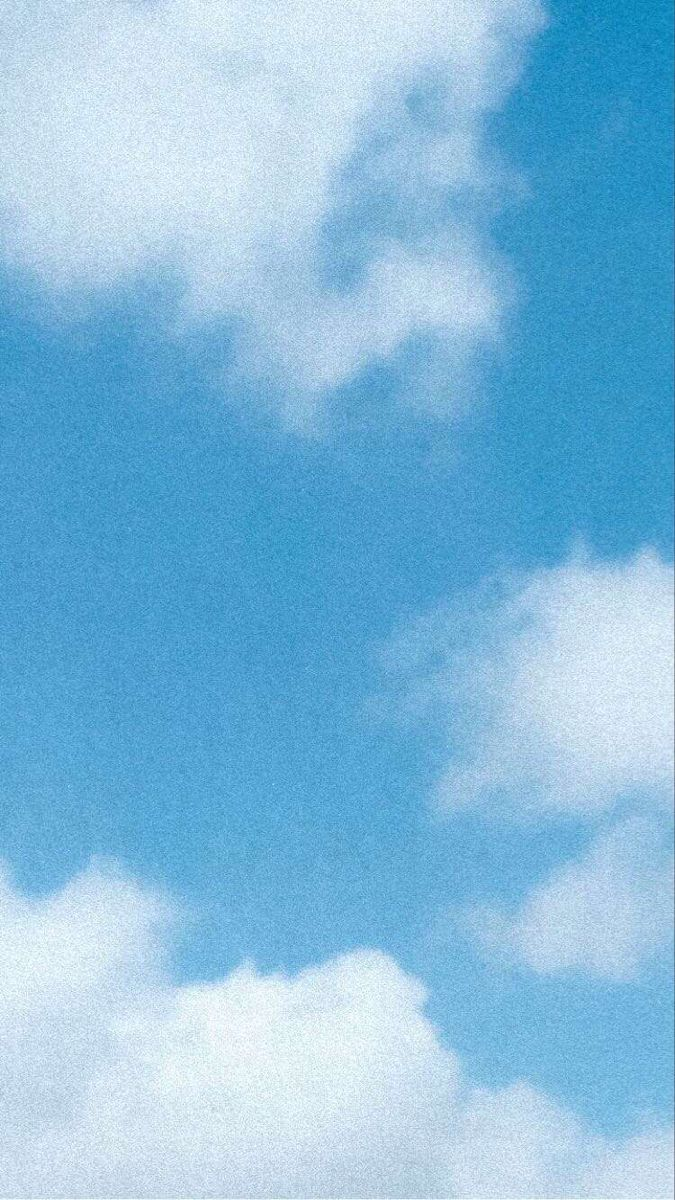
#> input picture client/assets/bg/source/sky.jpg, 675 x 1200 px
$ python generate-clouds.py
#> lines starting #> are read from the running program, lines starting #| are printed output that depends on the picture
#!/usr/bin/env python3
"""
Generates the cloud layers used by the glass surfaces in `src/index.css`.

    python3 client/assets/bg/generate-clouds.py

Outputs, all RGBA PNGs:

    clouds-wide.png    1600x260   — the floating nav bar
    clouds-card.png     900x460   — panel headers and large surfaces
    clouds-auth.png     900x700   — the auth card
    clouds-soft.png     640x320   — drawn, not photographic; small cards

A CLOUD IS NOT THE WHITE PART
-----------------------------
The first version of this script masked the sky down to its bright pixels and
composited them as white. On a glass card — which is already 97% white — that
is white on white, and the result was invisible.

What makes a cloud legible is not the cloud. It is the blue *between* the
clouds. So these layers keep the whole sky, both the cloud and the gaps, and
carry it at low opacity: the gaps tint the card faintly blue, the clouds leave
it near-white, and the shapes appear as the difference between the two. The
layer is a rectangle rather than a cut-out, feathered at its edges so it can be
scaled or repositioned without showing where its bitmap stops.

TWO KINDS OF CLOUD
------------------
The photographic layers are cut from the same photograph as the page field, so
a card and the page behind it are lit by the same light — that is the whole
reason to use the real image rather than draw one. But a photograph carries
detail, and detail inside a 200px card competes with the content in it.

So the small-surface variant is drawn: same palette, same falloff, built from
summed radial blobs, with no structure to notice. It reads as cloud at a glance
and as nothing at all on inspection, which is what a background behind a data
table has to do.

THE PEAKS ARE A CONTRAST BUDGET
-------------------------------
Body copy sits on these surfaces. Each layer is composited onto the glass
colour it will actually be used over, and its peak opacity is solved — not
chosen — as the largest value that keeps the lightest text token in the system
at or above `MIN_RATIO` over the darkest resulting pixel.

Raising a peak by hand will break that. Change `MIN_RATIO` or a `CEILING` and
let the solver re-derive.
"""

from pathlib import Path

import numpy as np
from PIL import Image, ImageFilter

HERE = Path(__file__).resolve().parent
SRC = HERE / "source"

# The surface each layer is composited over when its opacity is solved.
#
# This is `--glass-tint` (0.72) white over the DARKEST pixel of the page field
# (#F0E3E4, in the warm corner) — not over the lightest, and not over an
# idealised white. Both of those were tried and both were wrong: the whole
# point of solving rather than eyeballing is that the number has to hold in the
# worst case that actually occurs on screen, and the worst case is a panel
# sitting in the maroon corner.
#
# Mirrors `--glass-tint` in index.css. If that token changes, this changes.
GLASS = np.array([0.983, 0.969, 0.970], dtype=np.float32)

# The reference text colour, and it is deliberately not `ink-500`.
#
# `ink-500` (#5D6672, L 0.1304) is the lightest *neutral* text, which made it
# the obvious choice and made it the wrong one. Three status colours are
# lighter still — `clay-500`, `good-500` and `warn-500` all sit at L 0.1350,
# having each been darkened to precisely the page's contrast floor in the
# previous revision. Solving against ink-500 therefore passed ink-500 and
# failed all three by about 0.15 of a ratio point.
#
# So the reference is the lightest text token in the system, whichever that
# is: clay-500. Everything darker follows for free.
REFERENCE_TEXT = np.array([0x99, 0x53, 0x4F], dtype=np.float32) / 255

# A hair above the 4.5 threshold. The margin covers JPEG quantisation in the
# field beneath, and the difference between the nav's tint and a panel's.
MIN_RATIO = 4.62

# Ceilings. The solver will not exceed these even if contrast allows, because
# past this point the cloud stops being ambient and starts being a picture.
CEILING = {"wide": 0.30, "card": 0.16, "auth": 0.34, "soft": 0.15}


def srgb_to_linear(c: np.ndarray) -> np.ndarray:
    c = np.clip(c, 0.0, 1.0)
    return np.where(c <= 0.04045, c / 12.92, ((c + 0.055) / 1.055) ** 2.4)


def luminance(rgb: np.ndarray) -> np.ndarray:
    lin = srgb_to_linear(rgb)
    return 0.2126 * lin[..., 0] + 0.7152 * lin[..., 1] + 0.0722 * lin[..., 2]


def fill(im: Image.Image, w: int, h: int, focus: float = 0.5) -> Image.Image:
    """Cover-crop. `focus` is the vertical centre of the crop, 0 = top."""
    r = max(w / im.width, h / im.height)
    im = im.resize((int(im.width * r) + 1, int(im.height * r) + 1), Image.LANCZOS)
    left = (im.width - w) // 2
    top = int(np.clip((im.height - h) * focus, 0, im.height - h))
    return im.crop((left, top, left + w, top + h))


def feather(w: int, h: int, fx_frac: float = 0.14, fy_frac: float = 0.18) -> np.ndarray:
    yy, xx = np.mgrid[0:h, 0:w]
    fx = np.clip(np.minimum(xx, w - 1 - xx) / (w * fx_frac), 0, 1)
    fy = np.clip(np.minimum(yy, h - 1 - yy) / (h * fy_frac), 0, 1)
    return (fx * fx * (3 - 2 * fx)) * (fy * fy * (3 - 2 * fy))


def solve_peak(rgb: np.ndarray, mask: np.ndarray, ceiling: float) -> float:
    """
    Largest peak opacity that keeps REFERENCE_TEXT at MIN_RATIO over the
    darkest composited pixel. Bisection, because luminance is not linear in
    opacity.
    """
    l_text = luminance(REFERENCE_TEXT.reshape(1, 1, 3))[0, 0]

    def ok(peak: float) -> bool:
        a = (mask * peak)[..., None]
        comp = rgb * a + GLASS * (1 - a)
        l_bg = luminance(comp).min()
        return (l_bg + 0.05) / (l_text + 0.05) >= MIN_RATIO

    if ok(ceiling):
        return ceiling
    lo, hi = 0.0, ceiling
    for _ in range(40):
        mid = (lo + hi) / 2
        if ok(mid):
            lo = mid
        else:
            hi = mid
    return lo


def write(rgb: np.ndarray, mask: np.ndarray, ceiling: float, path: Path, name: str) -> None:
    peak = solve_peak(rgb, mask, ceiling)
    alpha = mask * peak
    out = np.concatenate([rgb, alpha[..., None]], axis=-1)
    Image.fromarray((np.clip(out, 0, 1) * 255).round().astype(np.uint8), "RGBA").save(path, optimize=True)

    a = alpha[..., None]
    comp = rgb * a + GLASS * (1 - a)
    l_text = luminance(REFERENCE_TEXT.reshape(1, 1, 3))[0, 0]
    ratio = (luminance(comp).min() + 0.05) / (l_text + 0.05)
    hit = "ceiling" if abs(peak - ceiling) < 1e-6 else "contrast"
    print(f"{path.name:<18} peak {peak:.3f} ({hit}-limited)  ref-text {ratio:.2f}:1")


def photographic(w: int, h: int, focus: float, blur: float, lift: float, ceiling: float, path: Path) -> None:
    sky = Image.open(SRC / "sky.jpg").convert("RGB")
    rgb = np.asarray(fill(sky, w, h, focus).filter(ImageFilter.GaussianBlur(blur)), dtype=np.float32) / 255

    # Lift toward white and pull saturation down. The layer is a tint, not a
    # photograph — at full saturation the blue gaps read as a picture of a sky
    # rather than as the card catching light.
    grey = rgb.mean(axis=-1, keepdims=True)
    rgb = rgb * 0.72 + grey * 0.28
    rgb = rgb * (1 - lift) + lift

    write(rgb, feather(w, h), ceiling, path, path.stem)


def drawn(w: int, h: int, ceiling: float, path: Path, seed: int = 11) -> None:
    """
    Summed radial blobs in three horizontal bands, coloured on the same two-
    point ramp as the photograph: sky-200 in the gaps, near-white in the
    clouds. Deterministic, so the shape is stable across runs.
    """
    rng = np.random.default_rng(seed)
    yy, xx = np.mgrid[0:h, 0:w]
    u, v = xx / w, yy / h
    field = np.zeros((h, w), dtype=np.float32)

    for band_v, count, scale in ((0.30, 7, 0.20), (0.58, 6, 0.26), (0.84, 5, 0.17)):
        for _ in range(count):
            cx = rng.uniform(-0.05, 1.05)
            cy = band_v + rng.uniform(-0.07, 0.07)
            rx = scale * rng.uniform(0.65, 1.45)
            ry = rx * rng.uniform(0.32, 0.55)
            d = np.sqrt(((u - cx) / rx) ** 2 + ((v - cy) / ry) ** 2)
            field += np.clip(1 - d, 0, 1) ** 2

    field = np.asarray(
        Image.fromarray((np.clip(field / field.max(), 0, 1) * 255).astype(np.uint8)).filter(
            ImageFilter.GaussianBlur(w * 0.018)
        ),
        dtype=np.float32,
    ) / 255
    t = np.clip((field - 0.10) / 0.70, 0, 1)
    t = (t * t * (3 - 2 * t))[..., None]

    gap = np.array([0.792, 0.871, 0.929], dtype=np.float32)   # sky-200, lifted
    cloud = np.array([1.000, 0.998, 0.994], dtype=np.float32)
    rgb = gap * (1 - t) + cloud * t

    write(rgb, feather(w, h, 0.16, 0.20), ceiling, path, path.stem)


def build() -> None:
    # Dimensions are small on purpose. Every layer is blurred past the point
    # where resolution carries information, and each is stretched to `cover`
    # by CSS, so a 1600px-wide bitmap is indistinguishable from a 2400px one
    # and a third of the bytes.
    #
    # `focus` picks which band of the source photograph gets used, and it
    # matters more than any other parameter here: the middle of that image is
    # open blue with no cloud in it at all, so a layer cropped from the centre
    # comes out as a flat wash. The crops below take the top and bottom bands,
    # where the cloud edges actually are.
    photographic(1600, 260, focus=0.16, blur=5.0, lift=0.30, ceiling=CEILING["wide"], path=HERE / "clouds-wide.png")
#> in photographic, sky is the input picture: PIL image 675x1200 RGB; mean R, G, B 132.8, 188, 221.3
#> in photographic, `rgb = rgb * (1 - lift) + lift`:
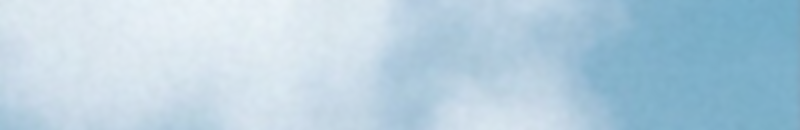
#> rgb: shape (260, 1600, 3) float32 (shown at 1/2 size); mean R, G, B 0.716, 0.816, 0.878
#> in write, `peak = solve_peak(rgb, mask, ceiling)`: peak = 0.191
#> in write, `out = np.concatenate([rgb, alpha[..., None]], axis=-1)`:
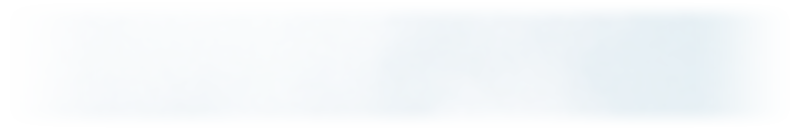
#> out: shape (260, 1600, 4) float64 (shown at 1/2 size); mean R, G, B, A 0.716, 0.817, 0.878, 0.134; transparent parts drawn white
#> in write, `ratio = (luminance(comp).min() + 0.05) / (l_text + 0.05)`: ratio = 4.62
#> in write, `hit = "ceiling" if abs(peak - ceiling) < 1e-6 else "contrast"`: hit = 'contrast'
#| clouds-wide.png    peak 0.191 (contrast-limited)  ref-text 4.62:1
    photographic(900, 460, focus=0.90, blur=6.0, lift=0.42, ceiling=CEILING["card"], path=HERE / "clouds-card.png")
#> call 2 of photographic, with w = 900, h = 460, focus = 0.9, blur = 6, lift = 0.42, ceiling = 0.16
#> in photographic (call 2), `rgb = rgb * (1 - lift) + lift`:
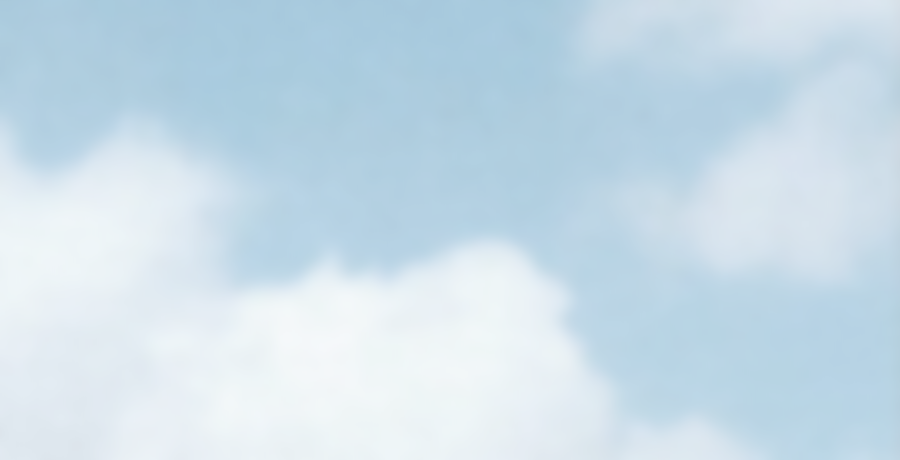
#> rgb: shape (460, 900, 3) float32; mean R, G, B 0.791, 0.87, 0.917
#> call 2 of write, with ceiling = 0.16, name = 'clouds-card'
#> in write (call 2), `peak = solve_peak(rgb, mask, ceiling)`: peak = 0.16
#> in write (call 2), `out = np.concatenate([rgb, alpha[..., None]], axis=-1)`:
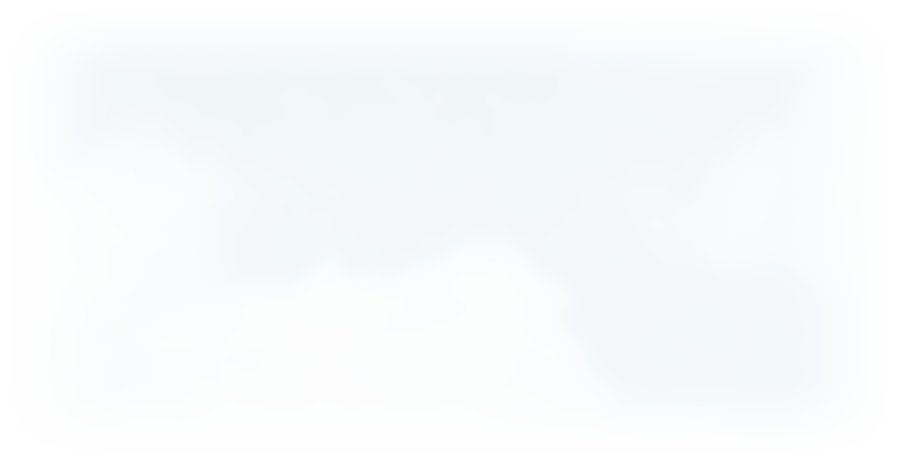
#> out: shape (460, 900, 4) float64; mean R, G, B, A 0.792, 0.869, 0.917, 0.112; transparent parts drawn white
#> in write (call 2), `ratio = (luminance(comp).min() + 0.05) / (l_text + 0.05)`: ratio = 4.96
#> in write (call 2), `hit = "ceiling" if abs(peak - ceiling) < 1e-6 else "contrast"`: hit = 'ceiling'
#| clouds-card.png    peak 0.160 (ceiling-limited)  ref-text 4.96:1
    photographic(900, 700, focus=0.62, blur=5.0, lift=0.26, ceiling=CEILING["auth"], path=HERE / "clouds-auth.png")
#> call 3 of photographic, with w = 900, h = 700, focus = 0.62, blur = 5, lift = 0.26, ceiling = 0.34
#> in photographic (call 3), `rgb = rgb * (1 - lift) + lift`:
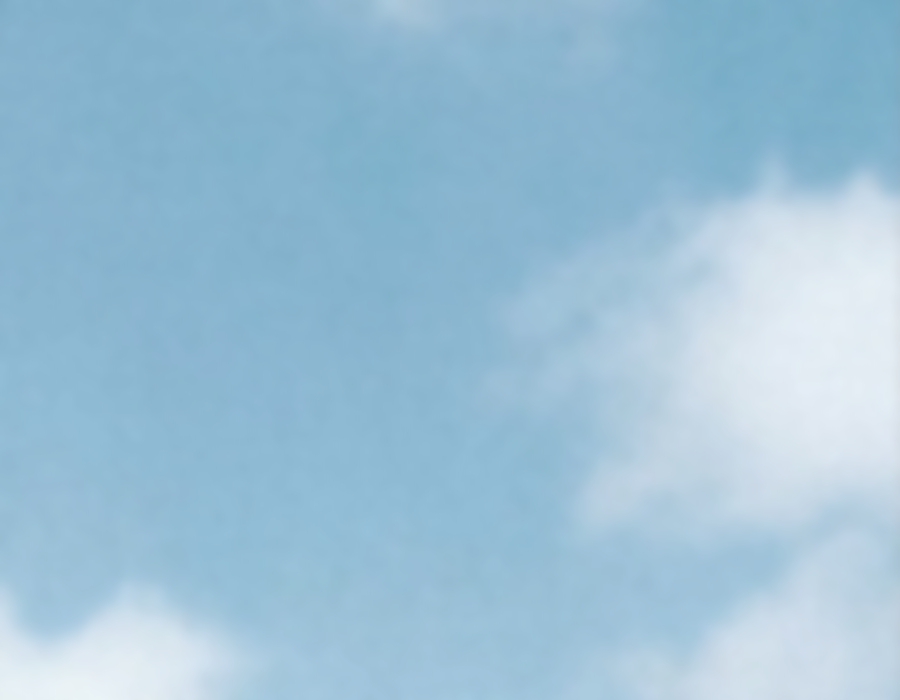
#> rgb: shape (700, 900, 3) float32; mean R, G, B 0.613, 0.758, 0.844
#> call 3 of write, with ceiling = 0.34, name = 'clouds-auth'
#> in write (call 3), `peak = solve_peak(rgb, mask, ceiling)`: peak = 0.196
#> in write (call 3), `alpha = mask * peak`:
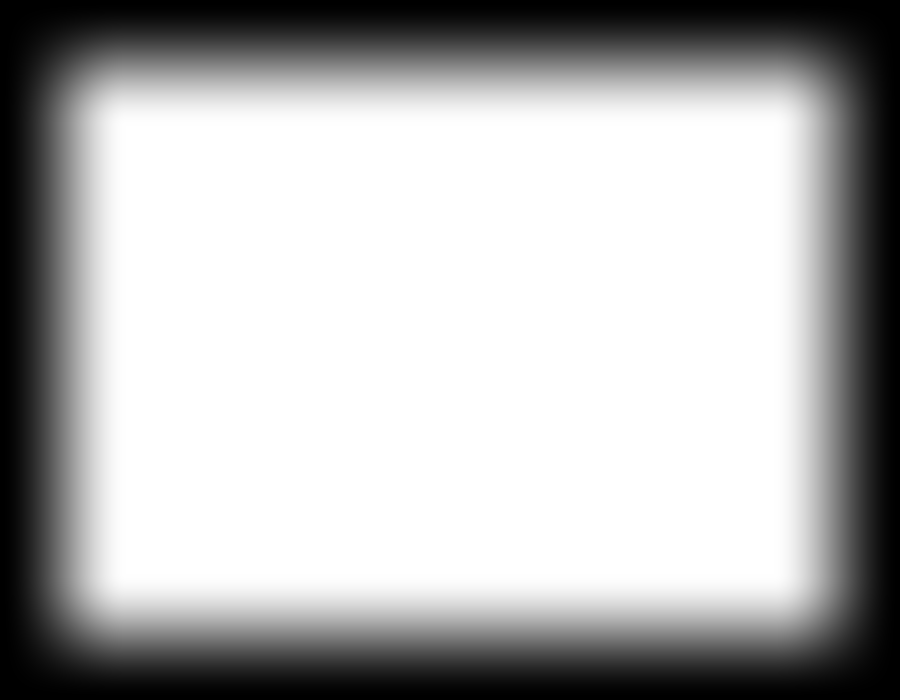
#> alpha: shape (700, 900) float64; min 0, max 0.196, mean 0.138; drawn with min black and max white
#> in write (call 3), `out = np.concatenate([rgb, alpha[..., None]], axis=-1)`:
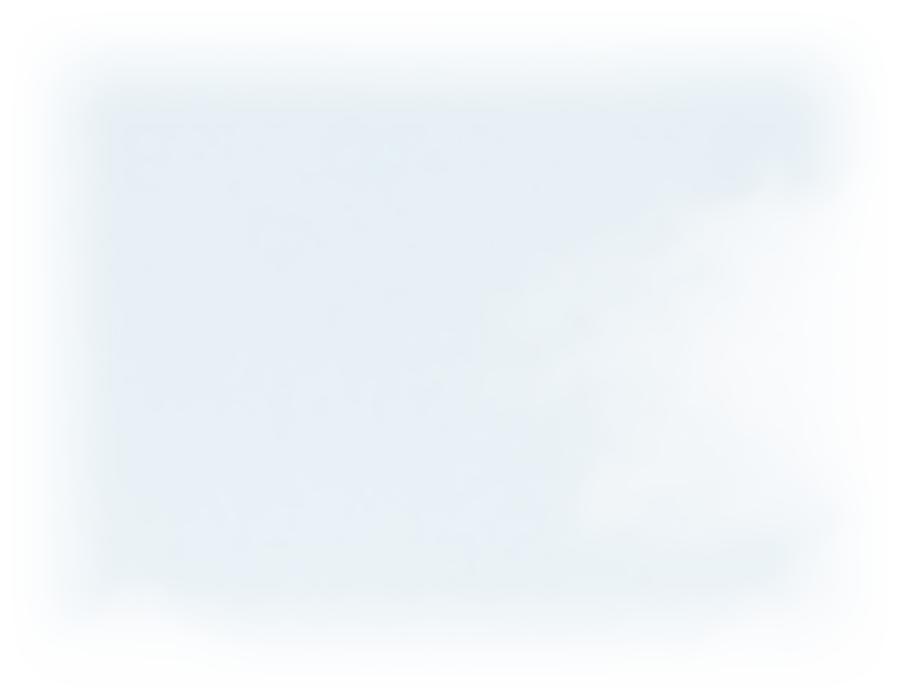
#> out: shape (700, 900, 4) float64; mean R, G, B, A 0.614, 0.758, 0.844, 0.138; transparent parts drawn white
#> in write (call 3), `ratio = (luminance(comp).min() + 0.05) / (l_text + 0.05)`: ratio = 4.62
#> in write (call 3), `hit = "ceiling" if abs(peak - ceiling) < 1e-6 else "contrast"`: hit = 'contrast'
#| clouds-auth.png    peak 0.196 (contrast-limited)  ref-text 4.62:1
    drawn(640, 320, ceiling=CEILING["soft"], path=HERE / "clouds-soft.png")


if __name__ == "__main__":
    build()
